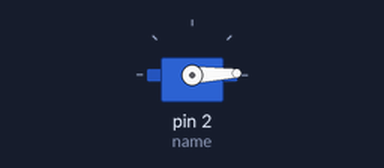
This sketch was run on a simulated Arduino Uno, built with avr-gcc and run on an emulated ATmega328P. On the bench: servo.

Above: at 0.05 s.
At 2.0 s:
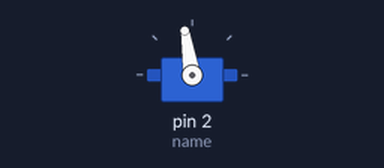
At 4.0 s:
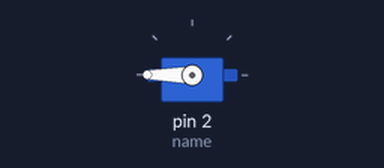
At 7.95 s:
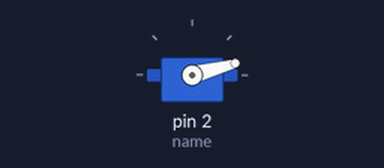
Timing chart, 0 to 12.0 s (numbered marks = the images above):
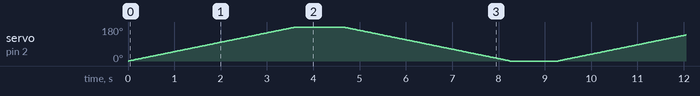

The sketch:

Servo_Motor_Rotation.ino
```cpp
//Simulation Link: https://www.tinkercad.com/things/jeumnVDDKR9-project-3-servo?sharecode=khw5wToQb1O13pIKsR3AqIx-JcknwDZi_1Fg_qesqAg

#include <Servo.h>
Servo name;
int pos = 0;

void setup() {
  name.attach(2);
}

void loop() {
  for(pos=0; pos<=180; ++pos) {
    name.write(pos);
    delay(20);
  }
  delay(1000); //wait for 1 second

  for(pos=180; pos>=0; --pos) {
    name.write(pos);
    delay(20);
  }
  delay(1000); //wait for 1 second
}
```
